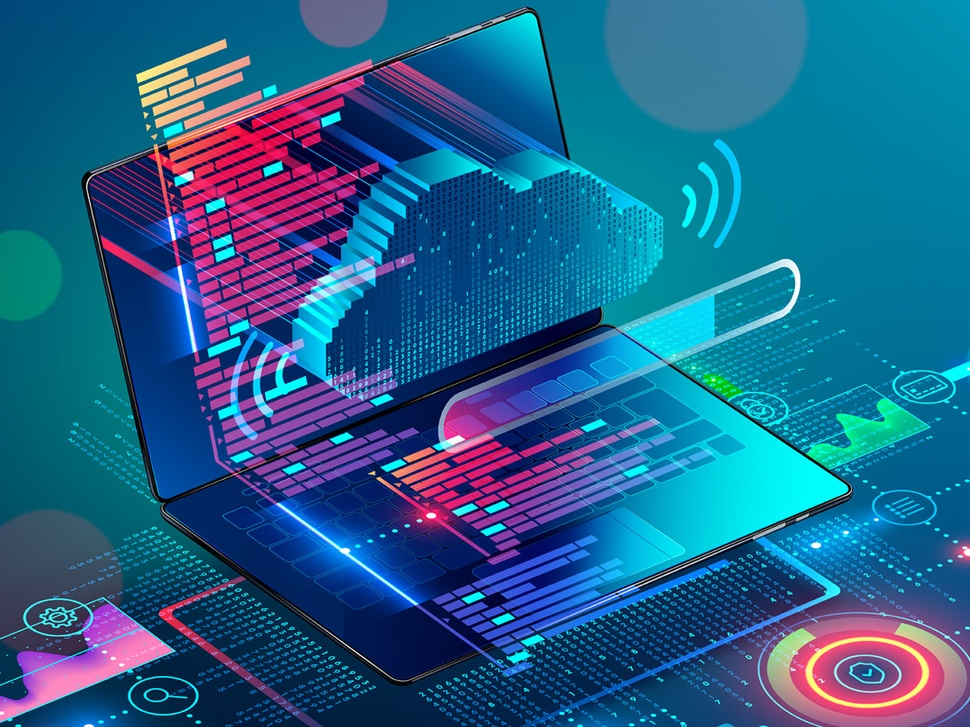
#> input picture Bootstrap Webiste/10.jpg, 970 x 727 px, shrunk from 1240 x 930 before the run
$ python -i histogram.py   (imports and definitions only)
#> lines starting #> are read from the running program, lines starting #| are printed output that depends on the picture
"""
histogram.py -- histogram equalization helper
OVERALL THEORY EXPLAINED:

--A histogram shows how often each pixel intensity occurs.
--For example:
    many dark pixels = histogram high near 0
    many bright pixels = histogram high near 255

The provided overlay histogram is calculated in basics.py and drawn in run.py.
This file mainly contains histogram equalization.

Histogram equalization = improves contrast by spreading brightness values more evenly.
To keep colors more natural, we equalize only the brightness channel, not each RGB
channel independently.
"""

import cv2


def equalize_histogram(frame):
    """
    Applying histogram equalization to improve contrast, because our project frame is RGB, we use YCrCb conversion from RGB.

    --Y channel: brightness / intensity
    --Cr/Cb channels: color information

    We equalize only tend to Y so colors do not become too weird.
    """

    # Converting RGB image to YCrCb color space.
    ycrcb = cv2.cvtColor(frame, cv2.COLOR_RGB2YCrCb)
#> ycrcb: shape (727, 970, 3); mean of channels 0, 1, 2 82.6, 93.3, 160

    # Spliting brightness and color channels.
    y_channel, cr_channel, cb_channel = cv2.split(ycrcb)
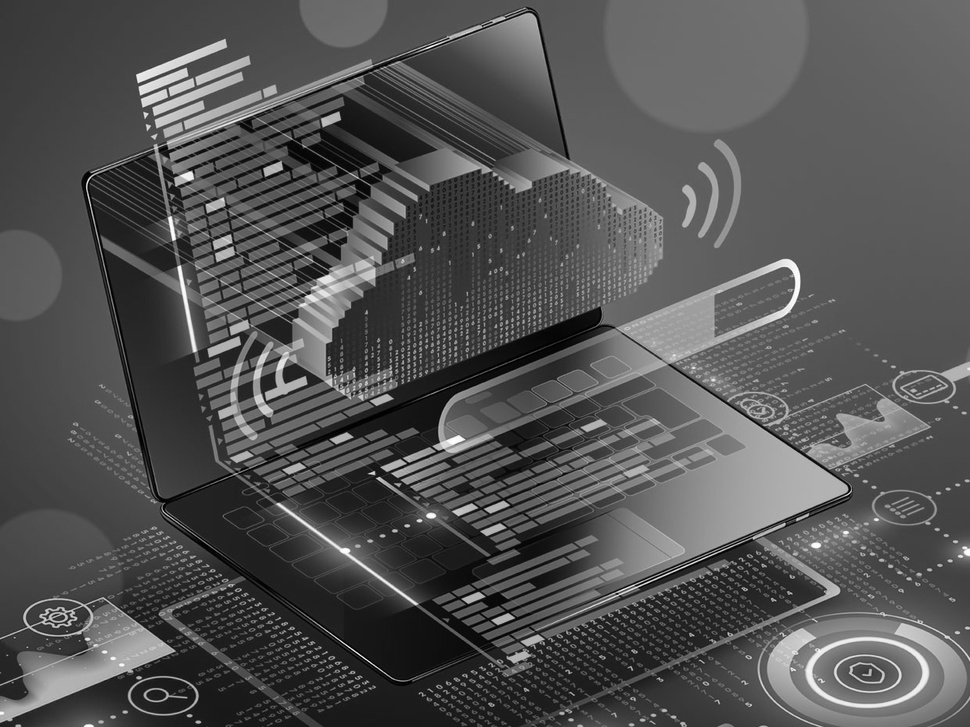
#> y_channel: shape (727, 970); min 0, max 255, mean 82.6
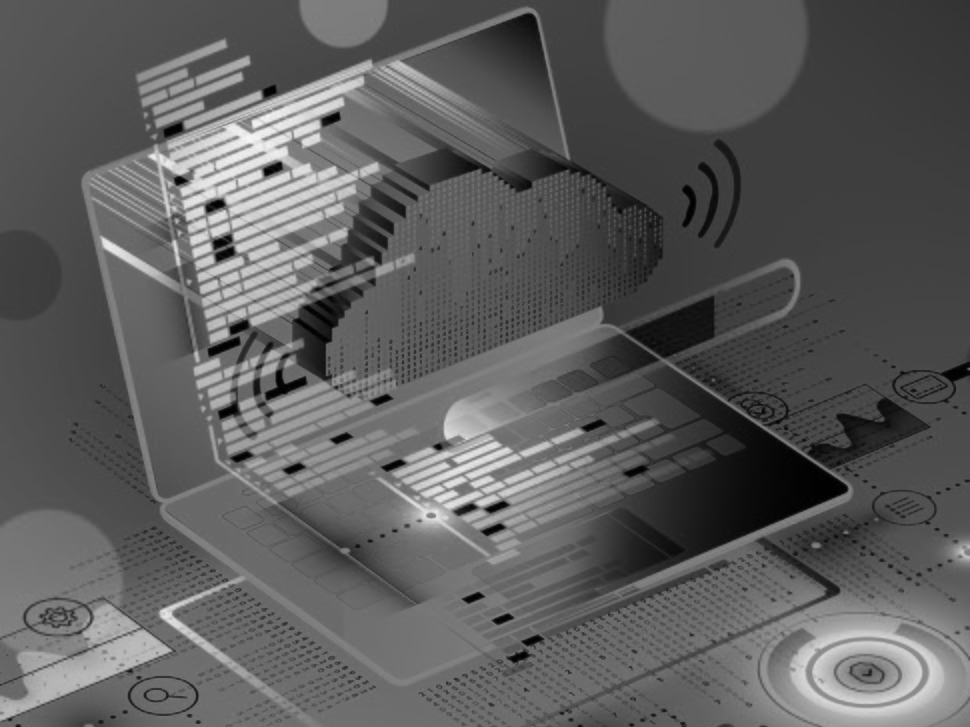
#> cr_channel: shape (727, 970); min 0, max 246, mean 93.3
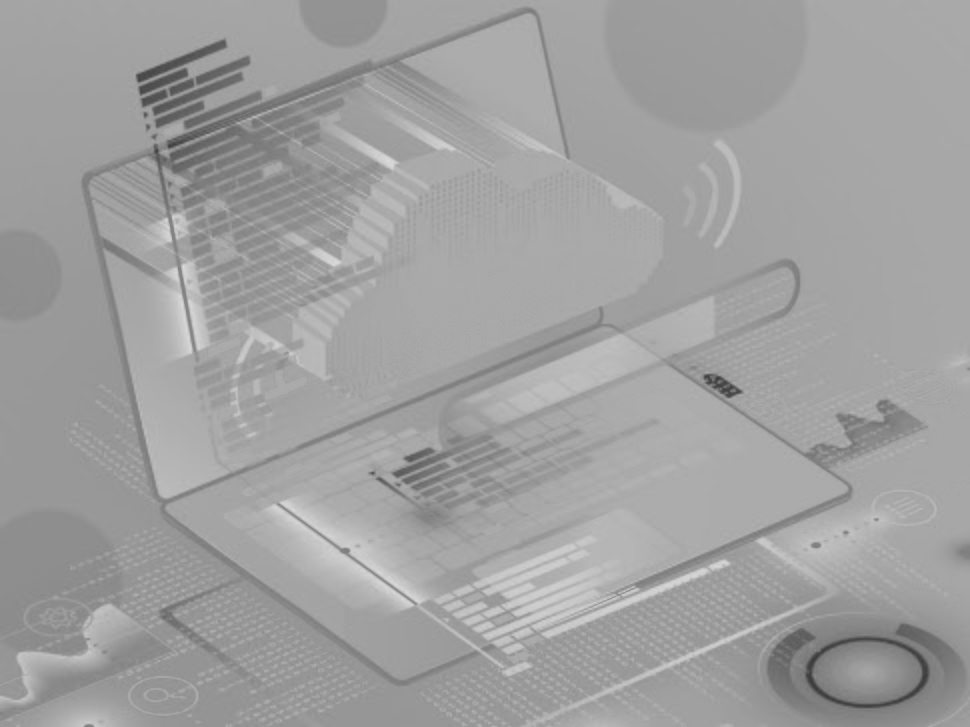
#> cb_channel: shape (727, 970); min 59, max 219, mean 160

    # Equalizing brightness channel only.
    equalized_y = cv2.equalizeHist(y_channel)
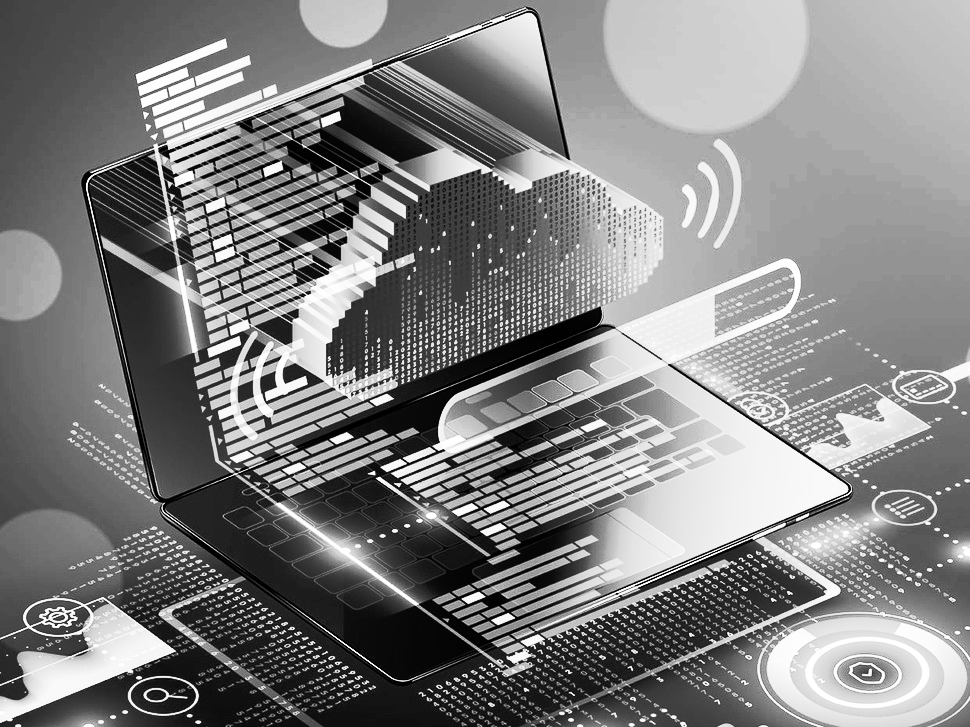
#> equalized_y: shape (727, 970); min 0, max 255, mean 128.6

    # Merging equalized brightness back with original color channels.
    equalized_ycrcb = cv2.merge((equalized_y, cr_channel, cb_channel))
#> equalized_ycrcb: shape (727, 970, 3); mean of channels 0, 1, 2 128.6, 93.3, 160

    # Converting back to RGB for the rest of the project pipeline.
    equalized_frame = cv2.cvtColor(equalized_ycrcb, cv2.COLOR_YCrCb2RGB)
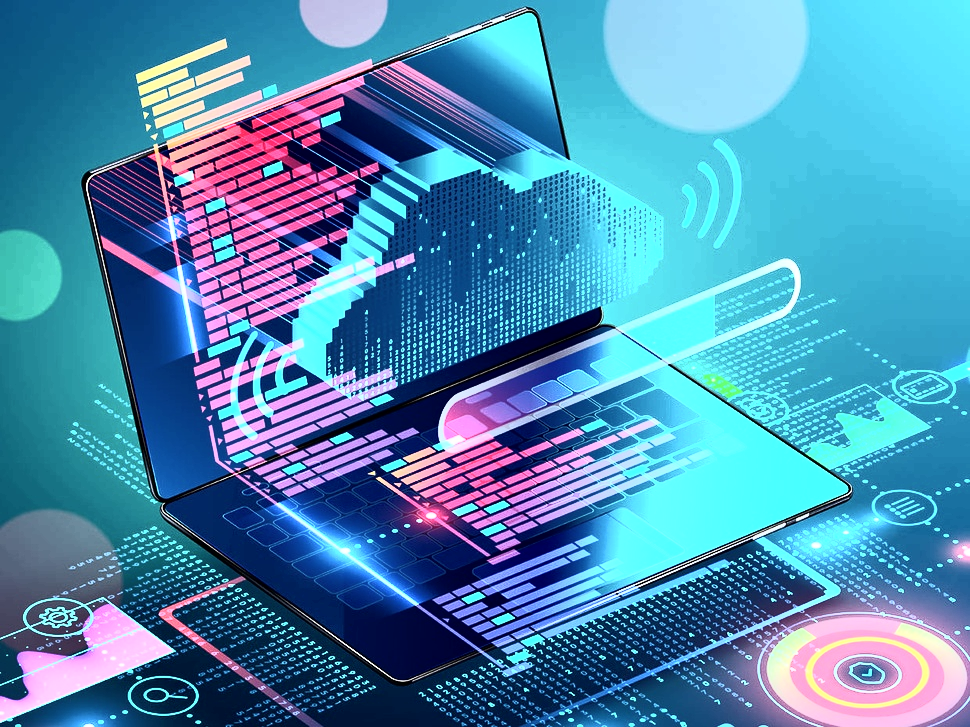
#> equalized_frame: shape (727, 970, 3); mean R, G, B 77.7, 139.4, 177.8

    return equalized_frame

>>> import cv2
>>> picture = cv2.cvtColor(cv2.imread('../Bootstrap Webiste/10.jpg'), cv2.COLOR_BGR2RGB)
>>> result = equalize_histogram(picture)

$ run again, on Bootstrap Webiste/11.jpg
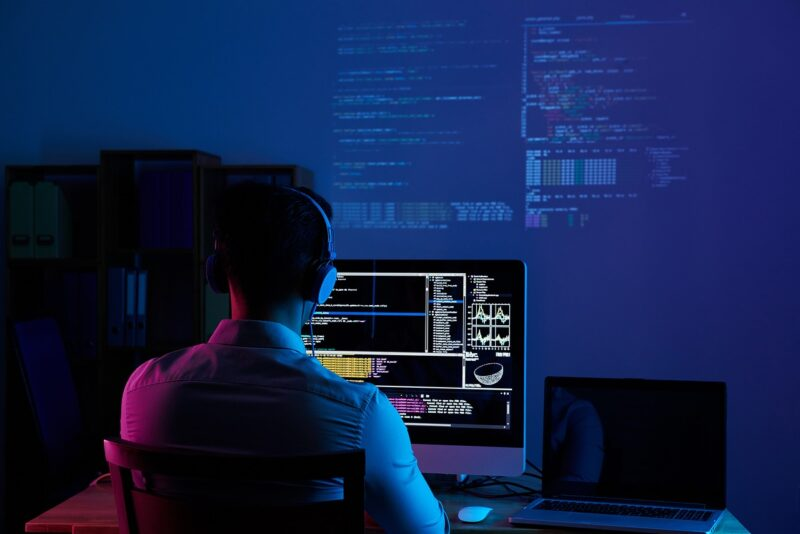
#> input picture Bootstrap Webiste/11.jpg, 800 x 534 px
#> ycrcb: shape (534, 800, 3); mean of channels 0, 1, 2 33.3, 117, 151.8
#> in equalize_histogram, `equalized_y = cv2.equalizeHist(y_channel)`:
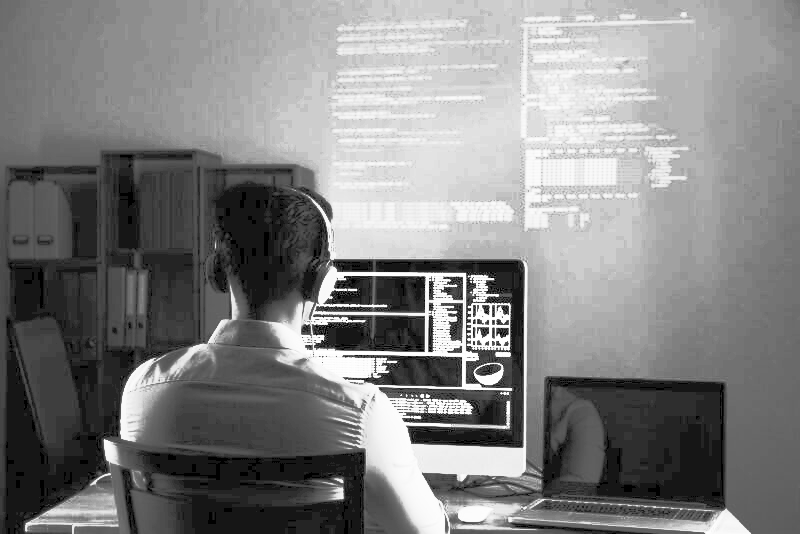
#> equalized_y: shape (534, 800); min 0, max 255, mean 129.7
#> equalized_ycrcb: shape (534, 800, 3); mean of channels 0, 1, 2 129.7, 117, 151.8
#> in equalize_histogram, `equalized_frame = cv2.cvtColor(equalized_ycrcb, cv2.COLOR_YCrCb2RGB)`:
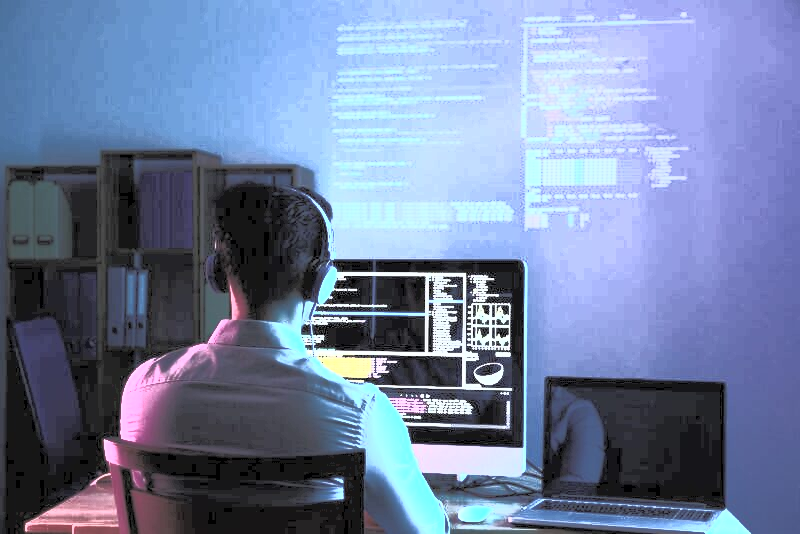
#> equalized_frame: shape (534, 800, 3); mean R, G, B 113.9, 129, 162.2

$ run again, on Bootstrap Webiste/12.jpg
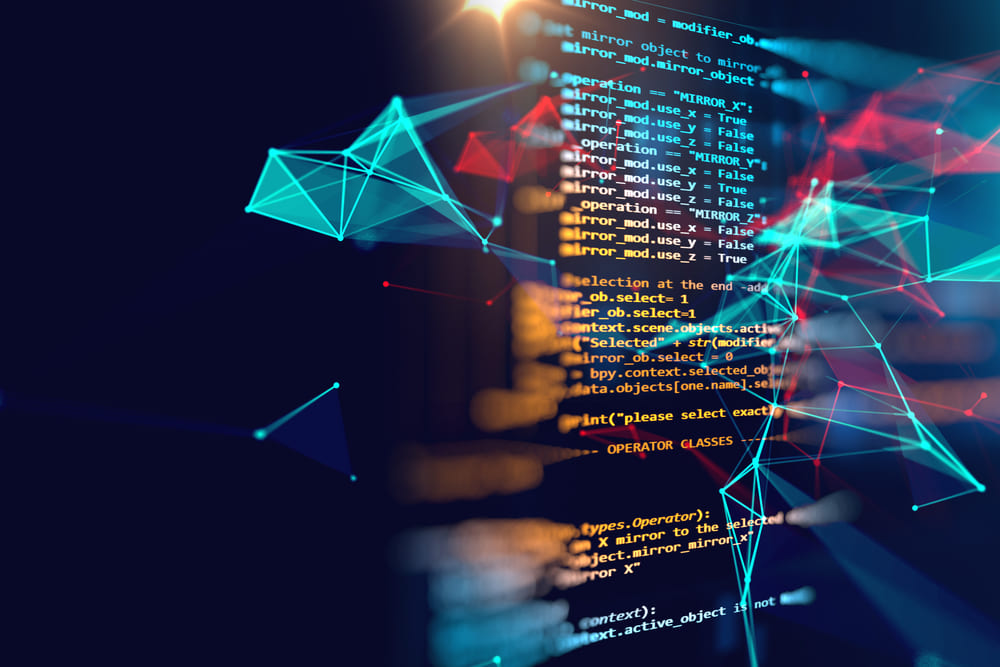
#> input picture Bootstrap Webiste/12.jpg, 1000 x 667 px
#> ycrcb: shape (667, 1000, 3); mean of channels 0, 1, 2 45.2, 120.7, 142.7
#> in equalize_histogram, `equalized_y = cv2.equalizeHist(y_channel)`:
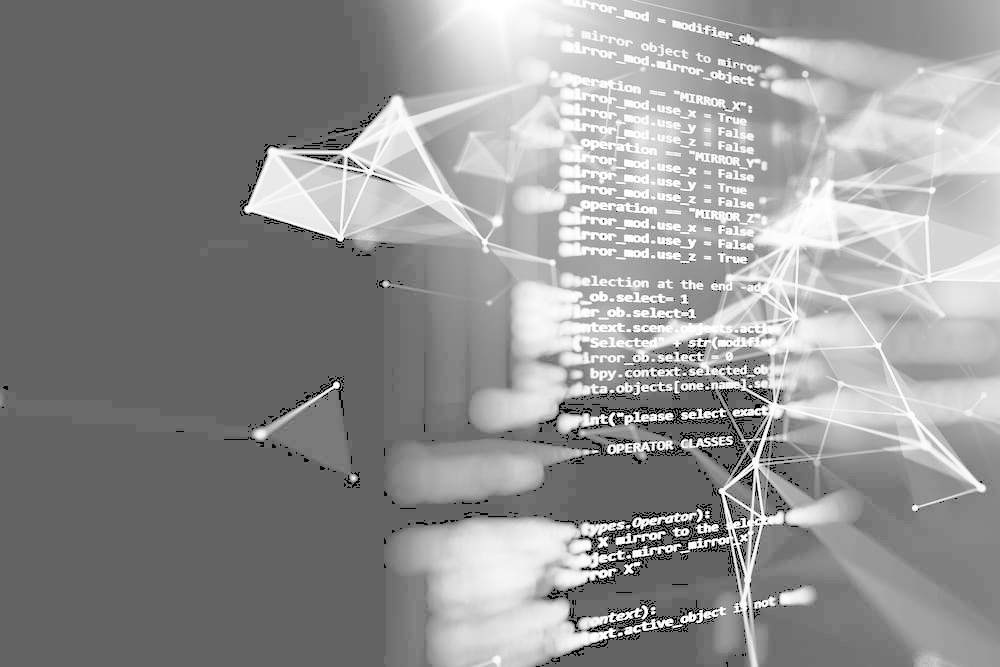
#> equalized_y: shape (667, 1000); min 0, max 255, mean 145.9
#> equalized_ycrcb: shape (667, 1000, 3); mean of channels 0, 1, 2 145.9, 120.7, 142.7
#> in equalize_histogram, `equalized_frame = cv2.cvtColor(equalized_ycrcb, cv2.COLOR_YCrCb2RGB)`:
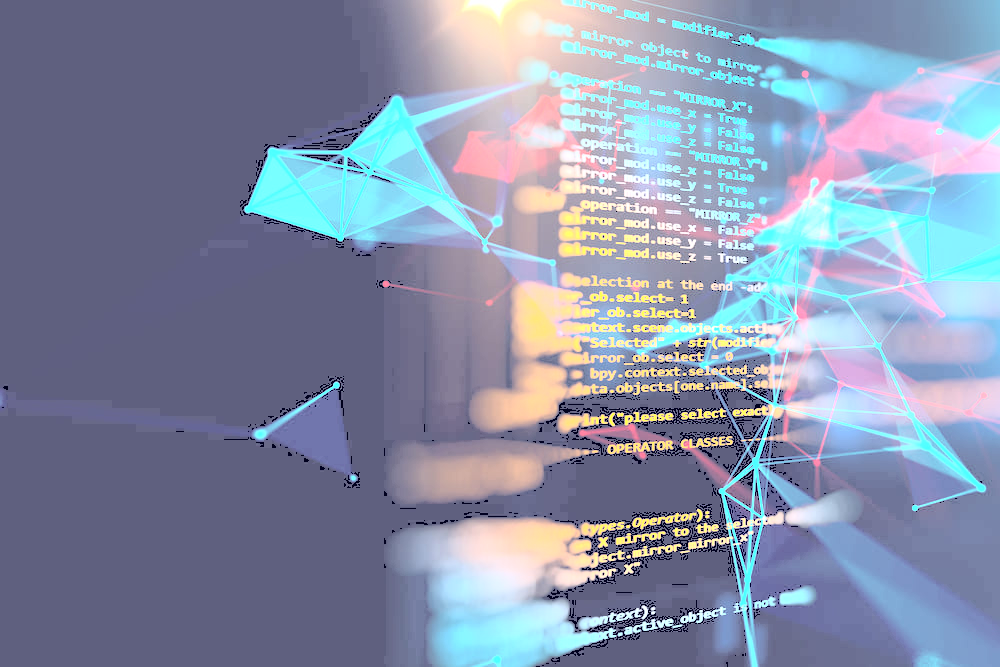
#> equalized_frame: shape (667, 1000, 3); mean R, G, B 134, 144.6, 169.4

$ run again, on Bootstrap Webiste/1202.jpg
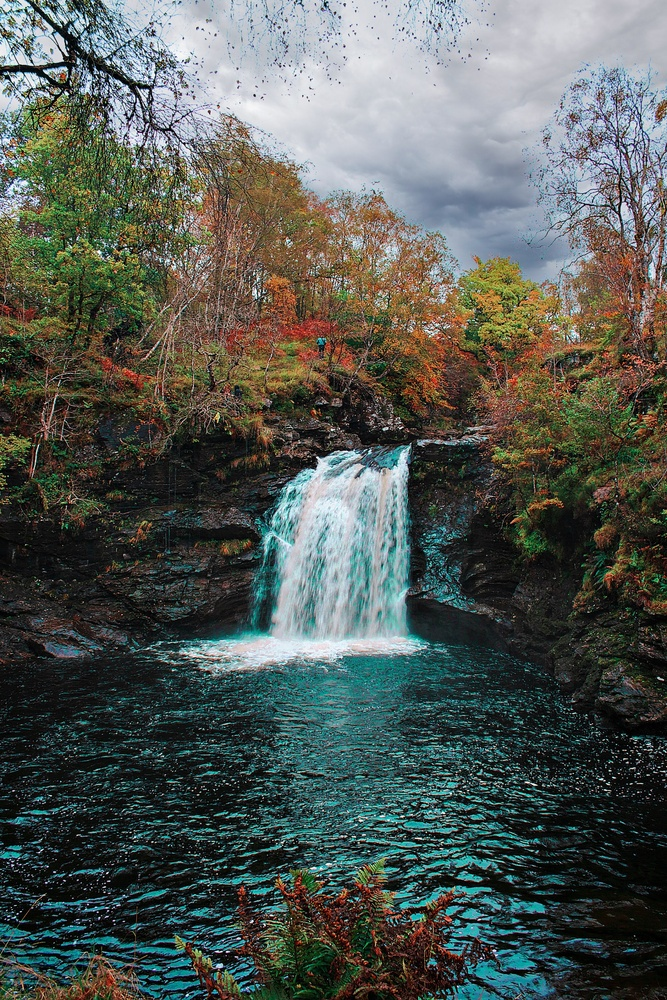
#> input picture Bootstrap Webiste/1202.jpg, 667 x 1000 px, shrunk from 2051 x 3077 before the run
#> ycrcb: shape (1000, 667, 3); mean of channels 0, 1, 2 87.1, 125.2, 126.5
#> in equalize_histogram, `y_channel, cr_channel, cb_channel = cv2.split(ycrcb)`:
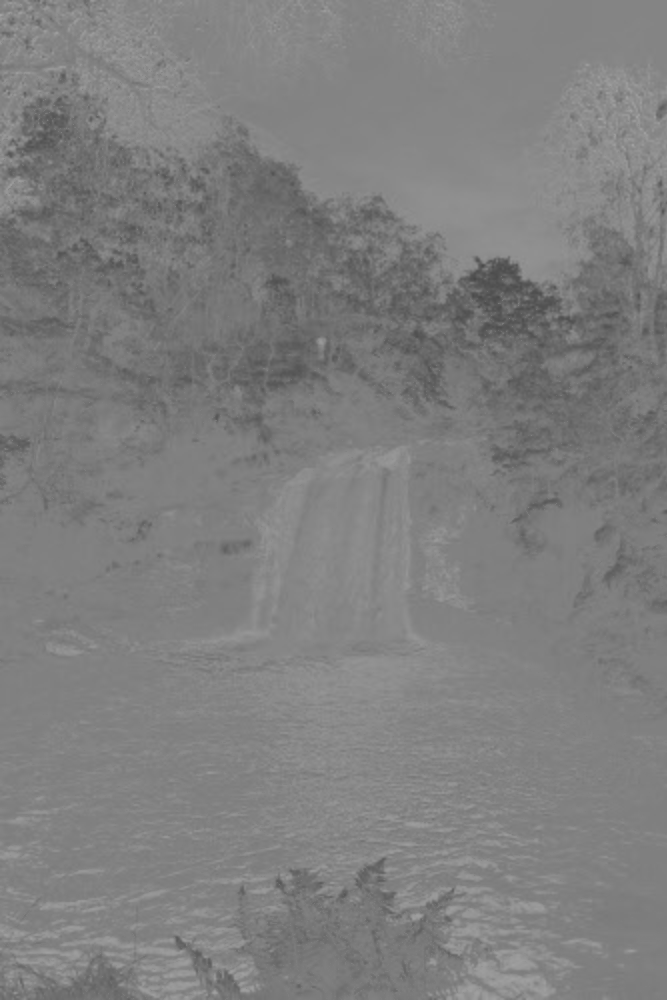
#> cb_channel: shape (1000, 667); min 72, max 164, mean 126.5
#> equalized_ycrcb: shape (1000, 667, 3); mean of channels 0, 1, 2 128.1, 125.2, 126.5
#> in equalize_histogram, `equalized_frame = cv2.cvtColor(equalized_ycrcb, cv2.COLOR_YCrCb2RGB)`:
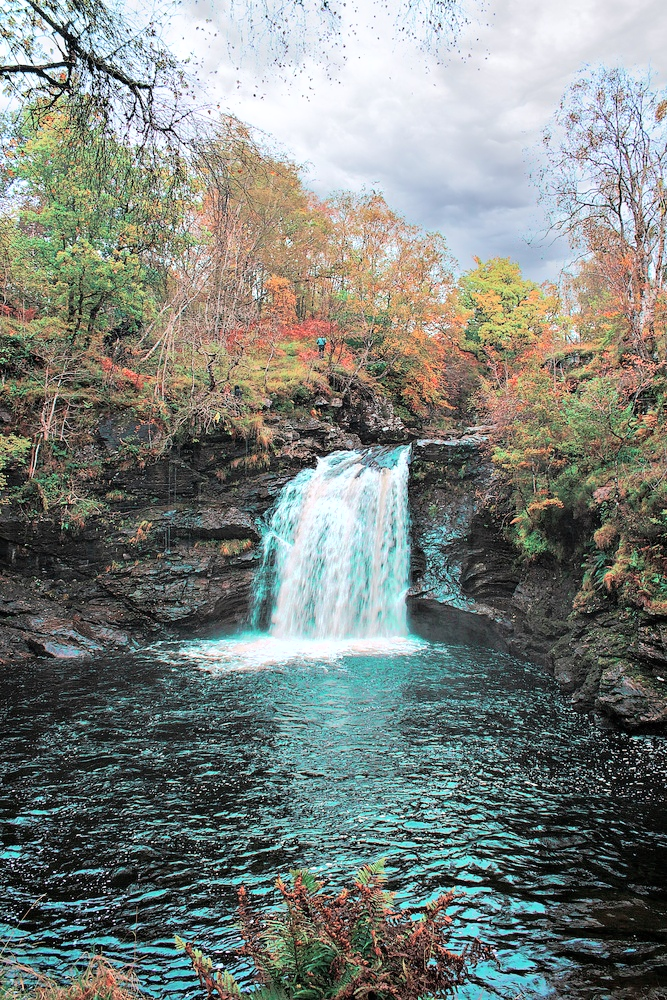
#> equalized_frame: shape (1000, 667, 3); mean R, G, B 124.1, 130.6, 125.3
